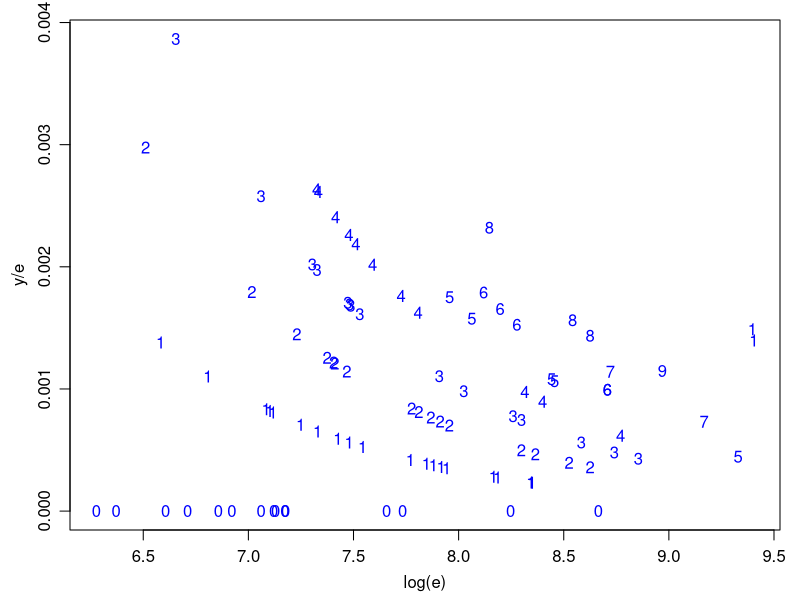
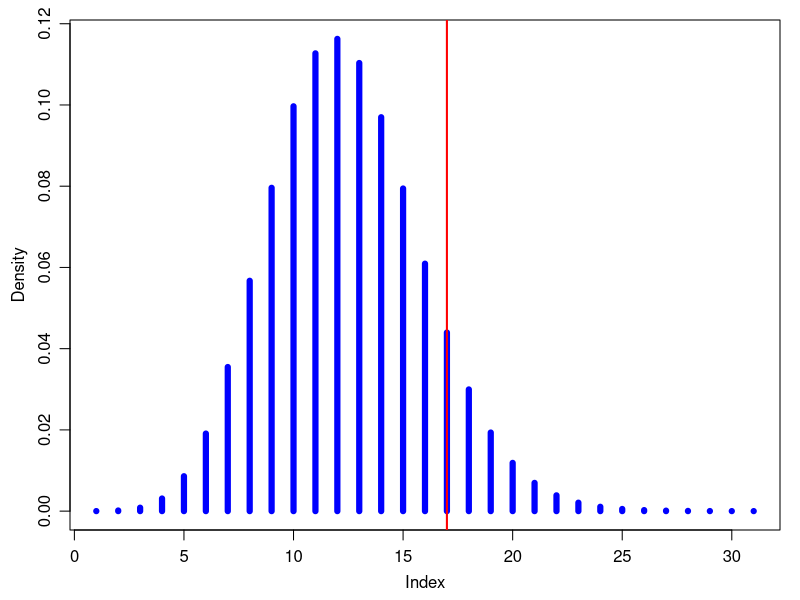
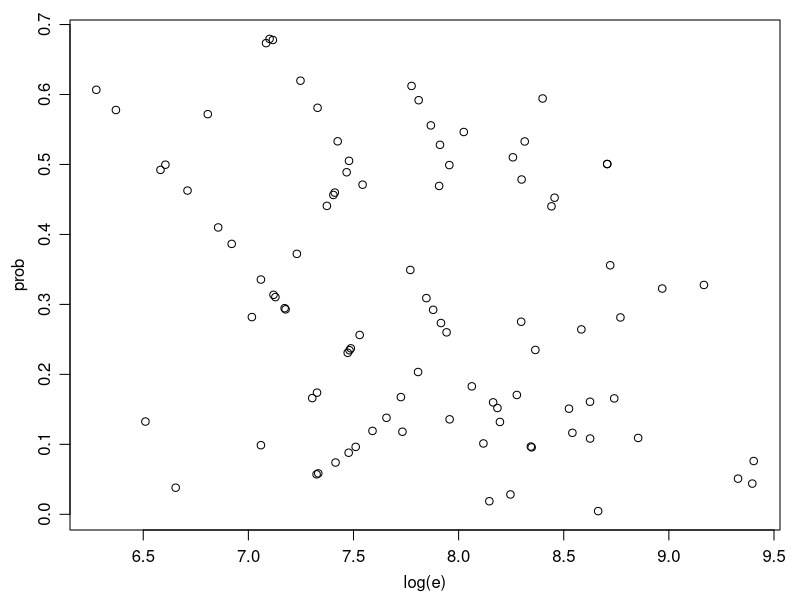
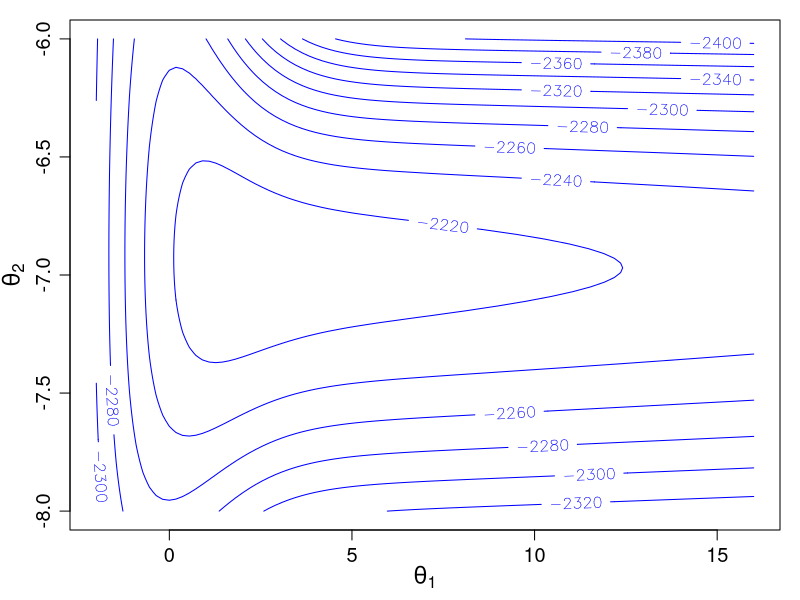
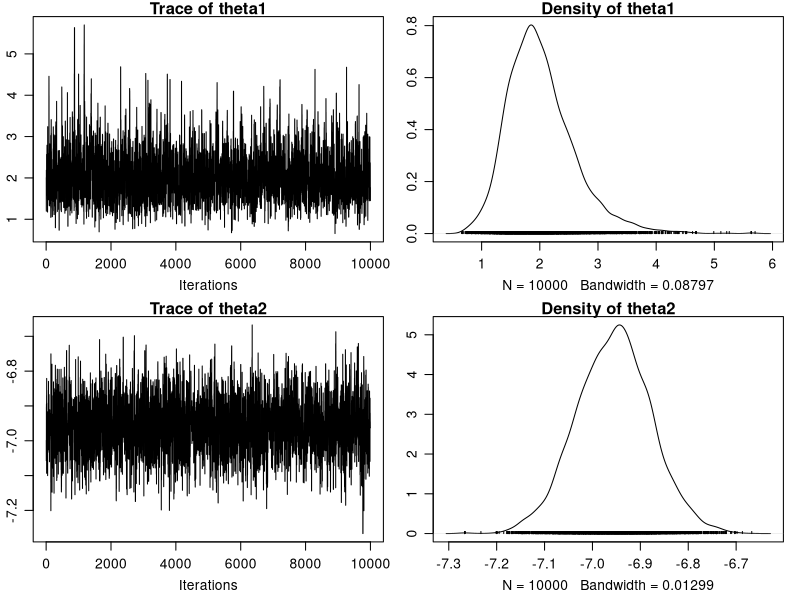
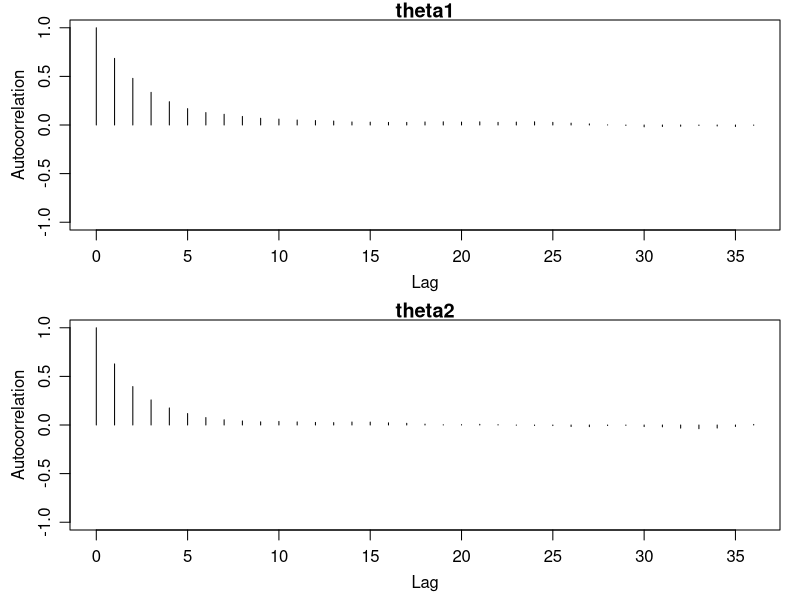
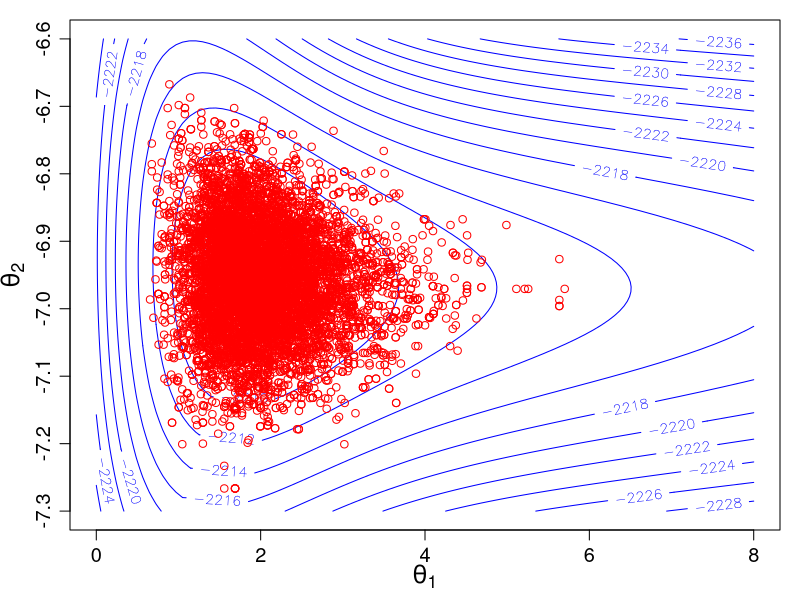
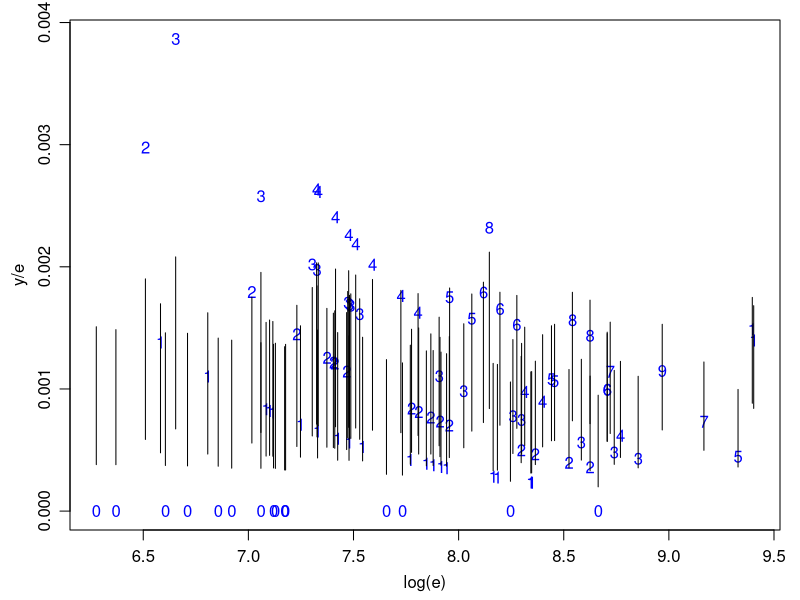

Generate these figures, in order, with R:
###### Chapter 9 Hierarchical Models ######
### All following codes are for heart transplant mortality data

## read heart transplant data
require(LearnBayes)
data(hearttransplants)
y <- hearttransplants$y
e <- hearttransplants$e

# plot on page 9
par(mar=c(3.5,3.5,1,1))
par(mgp=c(2.1,0.8,0))
plot(log(e),y/e, pch=as.character(y),col="blue")

## Equal rates model
a <- sum(y)
b <- sum(e)
i <- 94

# plot on page 18
par(mar=c(3.5,3.5,1,1))
par(mgp=c(2.1,0.8,0))
grid <- seq(from=0,to=30,by=1)
plot(dnbinom(grid,size=a,prob=b/(b+e[i])),type="h",
     col="blue",lwd=6,ylab="Density")
abline(v=y[i],col="red",lwd=2)


prob1 <- pnbinom(y,size=a,prob=b/(b+e))
prob2 <- 1-prob1+ dnbinom(y,size=a,prob=b/(b+e))
prob <- apply(cbind(prob1,prob2),1,min)

# plot on page 20
par(mar=c(3.5,3.5,1,1))
par(mgp=c(2.1,0.8,0))
plot(log(e),prob)
sum(prob<0.1)

## Exchangeable model
# marginal posterior of alpha and mu

z0 <- 0.53
data <- list(z0=z0,y=y,e=e)

logpost <- function(theta, data){
	y <- data$y
	e <- data$e
	z0 <- data$z0
	n <- length(y)
	alpha <- exp(theta[1])
	mu <- exp(theta[2])
	L <- (-n*lgamma(alpha) + theta[1] -2*log(alpha+z0) 
         + 94*alpha*(theta[1]-theta[2]) + sum(lgamma(alpha+y))
         - sum((alpha+y)*log(alpha/mu+e)))
	return(L)
}

# contour plot on page 29
N <- 100
theta1 <- seq(from=-2, to=16, length.out=N)
theta2 <- seq(from=-8, to=-6, length.out=N)
z <- matrix(0,N,N)
for (i in 1:N){
	for (j in 1:N){
		theta <- c(theta1[i], theta2[j])
		z[i,j] <- logpost(theta,data)    
}}

par(mar=c(3.5,3.5,1,1))
par(mgp=c(2.1,0.8,0))
contour(x=theta1,y=theta2,z,col="blue",nlevels=10,
        xlab=expression(theta[1]),ylab=expression(theta[2]),
        cex.axis=1.2,cex.lab=1.4,labcex=1)


# find normal approximation
start <- c(2,-7)
out <- optim(par=start,fn=logpost,hessian=TRUE,
             control=list(fnscale=-1),data=data)
(post.mode <- out$par)
(post.cov <- -solve(out$hessian))
post.sd <- sqrt(diag(post.cov))


# Metropolis within Gibbs 
# (we can also use other algorithms, such as rwmetrop, indepmetrop, etc.)
T <- 10000
set.seed(1)
fit <- gibbs(logpost, start=start,m=T,scale=2.5*post.sd,data=data)
fit$accept

# MCMC output analysis
require(coda)
mcmcobj <- mcmc(fit$par)
colnames(mcmcobj) <- c("theta1", "theta2")

# trace plots and density plots
par(mar=c(3.5,2,1,1))
par(mgp=c(2.1,0.8,0))
plot(mcmcobj)

# autocorrelation plots
par(mar=c(3.5,3.5,1,1))
par(mgp=c(2.1,0.8,0))
par(mfrow=c(2,1))
autocorr.plot(mcmcobj,auto.layout=FALSE)

# contour plot with posterior draws overlayed on page 33
N <- 100
theta1 <- seq(from=0, to=8, length.out=N)
theta2 <- seq(from=-7.3, to=-6.6, length.out=N)
z <- matrix(0,N,N)
for (i in 1:N){
	for (j in 1:N){
		theta <- c(theta1[i], theta2[j])
		z[i,j] <- logpost(theta,data)    
}}

par(mfrow=c(1,1))
par(mar=c(3.5,3.5,1,1))
par(mgp=c(2.1,0.8,0))
contour(x=theta1,y=theta2,z,col="blue",nlevels=20,
        xlab=expression(theta[1]),ylab=expression(theta[2]),
        cex.axis=1.2,cex.lab=1.5,labcex=0.9)
points(fit$par, col="red")


# simulate rates (lambda)
alpha_draws <- exp(fit$par[,1])
mu_draws <- exp(fit$par[,2]) 
lambda_draws <- matrix(0,T,94)
lambdaCI <- matrix(0,94,2)
for (i in 1:94){
	lambda_draws[,i] <- rgamma(10000,alpha_draws+y[i], alpha_draws/mu_draws+e[i])
	lambdaCI[i,] <- quantile(lambda_draws[,i],c(0.05,0.95))
}

# plot lambda on page 36
par(mar=c(3.5,3.5,1,1))
par(mgp=c(2.1,0.8,0))
plot(log(e),y/e, pch=as.character(y),col="blue")
for (i in 1:94){
	lines(rep(log(e[i]),2),lambdaCI[i,])
}


## Shrinkages: plot on page 40
B <- rep(0,94)
for (i in 1:94){
	B[i] <- mean(alpha_draws/(alpha_draws + e[i]*mu_draws))
}
par(mar=c(3.5,3.5,1,1))
par(mgp=c(2.1,0.8,0))
plot(log(e),B,ylab="shrinkage")


# comparing hospitals 
lambda_post.mean <- apply(lambda_draws,2,mean)
order(lambda_post.mean)[1]

# all possible pairs
choose(94,2)
compare <- matrix(0,94,94)
for (i in 1:93){
	for (j in (i+1):94){
		compare[i,j] <- sum(lambda_draws[,i] < lambda_draws[,j])/T
		compare[j,i] <- 1 - compare[i,j]
}}
compare[1:24,85]


## Sensitivity analysis

# SIR algorithm: get samples from the new posterior,
# by applying SIR to the draws from the old posterior
theta1_draws <- fit$par[,1]
logprior <- function(theta1,z0){
	log(z0) + theta1 - 2*log(z0 + exp(theta1))
}

logw <- logprior(theta1_draws,5) - logprior(theta1_draws,0.53)
w <- exp(logw-max(logw))
W <- w/sum(w)
idx <- sample(1:T, size=10000,replace=TRUE, prob=W)
theta1_new <- theta1_draws[idx]

# comparison of two posterior densities, plot on page 48
par(mar=c(3.5,3.5,1,1))
par(mgp=c(2.1,0.8,0))
theta1_grid <- seq(from=-3,to=5,by=0.1)
plot(theta1_grid,exp(logprior(theta1_grid,0.53)),
     type="l",lty=2,xlab=expression(theta[1]),ylab="density",
     ylim=c(0,0.82),lwd=2)
points(theta1_grid,exp(logprior(theta1_grid,5)),
       type="l",lty=2,col="red",lwd=2)
points(density(theta1_draws),type="l",lwd=2)
points(density(theta1_new),type="l",lwd=2,col="red")
legend("topleft",legend=c("prior(z0=0.53)","prior(z0=5)",
       "posterior(z0=0.53)","posterior(z0=5)"),lty=c(2,2,1,1),
       col=c("black","red","black","red"),lwd=2)


## Posterior predictive model checking
set.seed(1)
y94_draws <- rpois(T, e[94]*lambda_draws[,94])

# histogram on page 51
par(mar=c(3.5,3.5,1,1))
par(mgp=c(2.1,0.8,0))
hist(y94_draws)
abline(v=y[94],col="red",lwd=2)


# probabilities of extremes
prob.exchange <- rep(0,94)
for (i in 1:94){
	yi_draws <- rpois(T, e[i]*lambda_draws[,i])
	prob1 <- sum(yi_draws <= y[i])/T
	prob2 <- sum(yi_draws >= y[i])/T
	prob.exchange[i] <- min(prob1,prob2)
}

# plot on page 53
par(mar=c(3.5,3.5,1,1))
par(mgp=c(2.1,0.8,0))
plot(prob, prob.exchange, xlab="P(extreme),equal means",
  ylab="P(extreme),exchangeable")
abline(0,1)

sum(prob.exchange<0.1)
	   
	   
	   
	   
